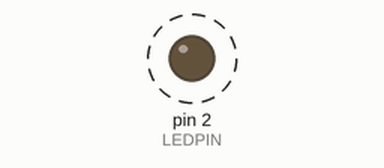
The sketch below on a simulated Arduino Uno, built with avr-gcc and run on an emulated ATmega328P. Parts: output pins drawn as LEDs (lit = HIGH). Dashed ring = blinking.

Above: at 0.5 s.
Timing chart, 0 to 3.0 s (numbered marks = the images above):
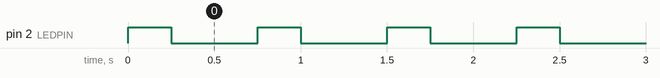

The sketch:

coba.ino
```cpp
const int LEDPIN = 2;

void setup() {
  // put your setup code here, to run once:
  pinMode(LEDPIN, OUTPUT);
}

void loop() {
  // put your main code here, to run repeatedly:
  // high itu nyala, kalo low itu mati
  digitalWrite(LEDPIN, HIGH);
  delay(250);
  digitalWrite(LEDPIN, LOW);
  delay(500);
}
```

Measured:
- by itself, pin 2 (LEDPIN): alternates HIGH for 0.25 s and LOW for 0.50 s
